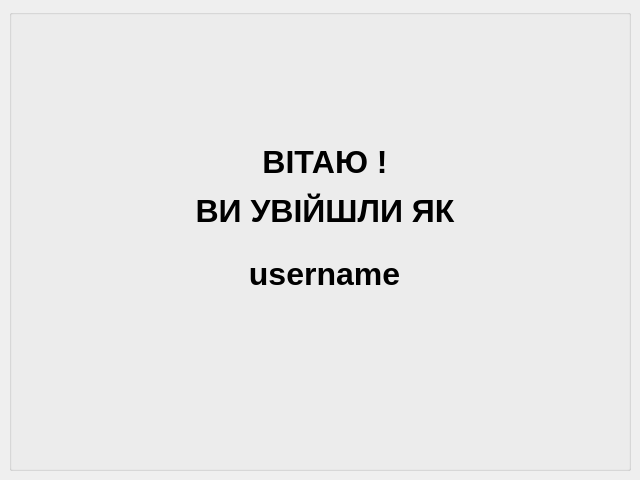
<?xml version="1.0" encoding="UTF-8"?>
<ui version="4.0">
 <class>ReadKeyWindow</class>
 <widget class="QMainWindow" name="ReadKeyWindow">
  <property name="geometry">
   <rect>
    <x>0</x>
    <y>0</y>
    <width>640</width>
    <height>480</height>
   </rect>
  </property>
  <property name="windowTitle">
   <string>MainWindow</string>
  </property>
  <widget class="QWidget" name="ReadKeyFormWidget">
   <layout class="QVBoxLayout" name="verticalLayout">
    <item>
     <widget class="QGroupBox" name="horizontalGroupBox">
      <widget class="QLabel" name="label_text">
       <property name="geometry">
        <rect>
         <x>170</x>
         <y>100</y>
         <width>301</width>
         <height>156</height>
        </rect>
       </property>
       <property name="text">
        <string>&lt;html&gt;&lt;head/&gt;&lt;body&gt;&lt;p align=&quot;center&quot;&gt;&lt;span style=&quot; font-size:24pt; font-weight:600;&quot;&gt;ВІТАЮ ! &lt;/span&gt;&lt;/p&gt;&lt;p align=&quot;center&quot;&gt;&lt;span style=&quot; font-size:24pt; font-weight:600;&quot;&gt;ВИ УВІЙШЛИ ЯК &lt;/span&gt;&lt;/p&gt;&lt;/body&gt;&lt;/html&gt;</string>
       </property>
      </widget>
      <widget class="QLabel" name="label">
       <property name="geometry">
        <rect>
         <x>20</x>
         <y>230</y>
         <width>591</width>
         <height>71</height>
        </rect>
       </property>
       <property name="text">
        <string>&lt;html&gt;&lt;head/&gt;&lt;body&gt;&lt;p align=&quot;center&quot;&gt;&lt;span style=&quot; font-size:24pt; font-weight:600;&quot;&gt;username&lt;/span&gt;&lt;/p&gt;&lt;/body&gt;&lt;/html&gt;</string>
       </property>
      </widget>
     </widget>
    </item>
   </layout>
  </widget>
 </widget>
 <resources/>
 <connections/>
</ui>
